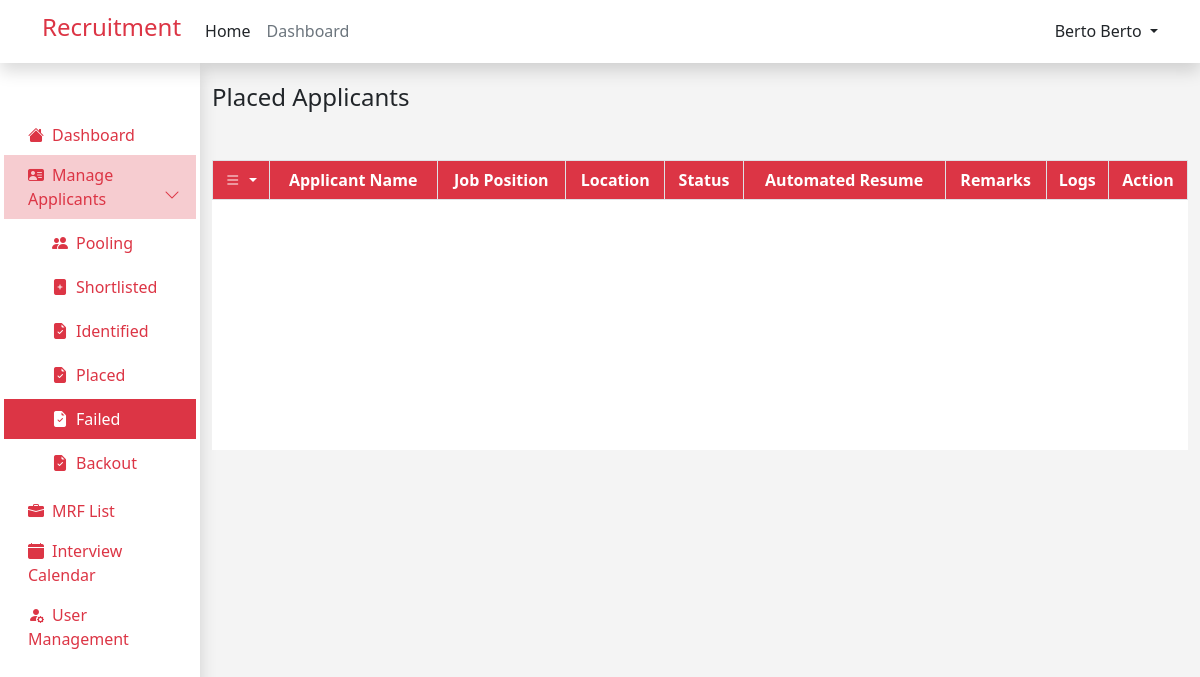
/admin/failed_applicant.php (signed in), run on an earlier commit of the app's database.
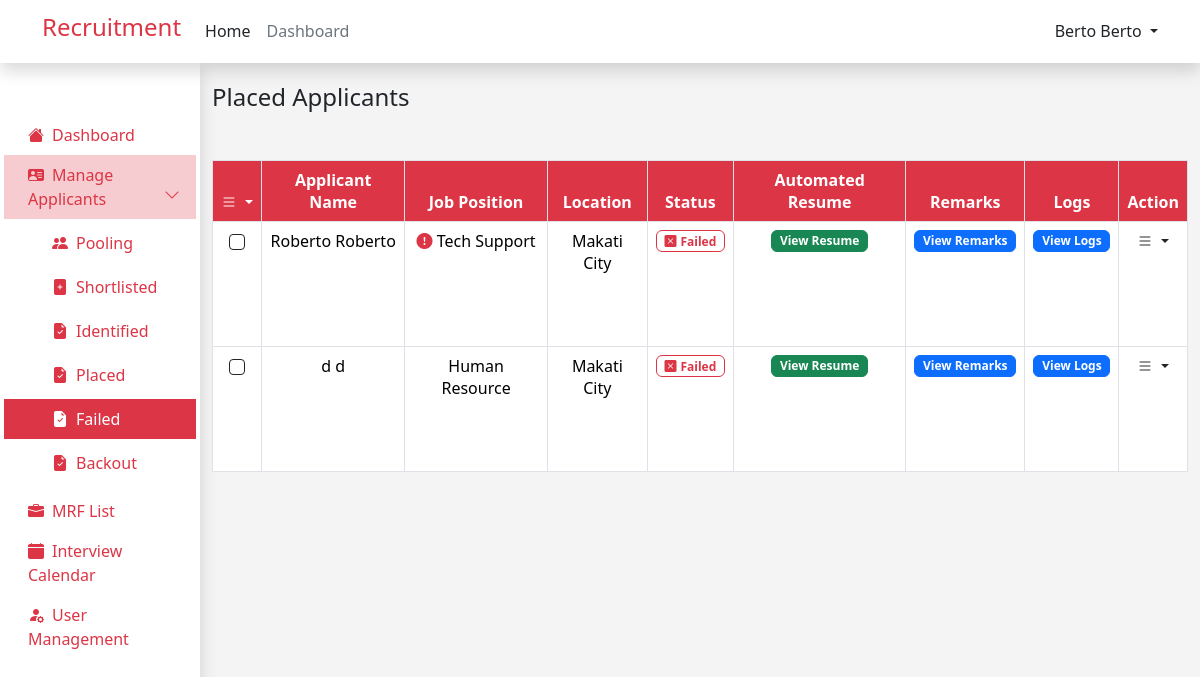
And on a later commit of the database.
### tables this page shows
CREATE TABLE `job_applicants` (
  `id` int(12) NOT NULL,
  `user_id` int(12) NOT NULL,
  `job_id` int(12) NOT NULL,
  `application_status` varchar(255) NOT NULL,
  `interview_date` datetime DEFAULT NULL,
  `remark` text NOT NULL,
  `log` text NOT NULL
);

CREATE TABLE `user` (
  `id` int(11) NOT NULL,
  `first_name` varchar(255) NOT NULL,
  `last_name` varchar(255) NOT NULL,
  `email` varchar(255) NOT NULL,
  `password` varchar(255) NOT NULL,
  `role` varchar(255) NOT NULL,
  `resume` varchar(255) NOT NULL,
  `branch` varchar(255) NOT NULL
);

CREATE TABLE `jobs` (
  `id` int(12) NOT NULL,
  `job_name` varchar(255) NOT NULL,
  `number_required` int(12) NOT NULL,
  `job_type` varchar(255) NOT NULL,
  `shift_and_schedule` varchar(255) NOT NULL,
  `location` varchar(255) NOT NULL,
  `job_description` text NOT NULL,
  `qualification` text NOT NULL,
  `priority` varchar(255) NOT NULL,
  `industry` varchar(255) NOT NULL,
  `created_at` timestamp NOT NULL DEFAULT current_timestamp() ON UPDATE current_timestamp()
);

### components/applicants_table.php (the view, shortened to what this page needs)
<link rel="stylesheet" href="https://cdn.datatables.net/2.0.3/css/dataTables.dataTables.min.css">
<tbody style="height: 250px;">
    <?php
    while ($row = mysqli_fetch_assoc($result)) {
        ?>
        <tr>
            <td class="text-center">
                <div class="form-check d-flex justify-content-center ">
                    <input class="form-check-input  border border-1 border-dark" type="checkbox" name="checkbox_value[]"
                        value="<?php echo $row['id']; ?>">
                </div>
            </td>
            <td>
                <?php echo $row['first_name'] . ' ' . $row['first_name']; ?>
            </td>
            <td>
                <?php
                if ($row['application_status'] == 'Pooling') {
                    ?>
                    <button type="button" class="btn btn-primary badge" data-bs-toggle="modal"
                        data-bs-target="#viewMRFModal<?php echo $row['id']; ?>">
                        View MRF List
                    </button>
                    <?php
                } else {
                    if ($row['priority'] == 'Urgent Hiring') {
                        ?>
                        <i class="bi bi-exclamation-circle-fill text-danger"></i>
                        <?php
                    }
                    echo $row['job_name'];
                }
                ?>
            </td>
            <td>
                <?php
                if ($row['application_status'] !== 'Pooling') {
                    echo $row['location'];
                }
                ?>
            </td>
            <td>
                <?php
                $status = $row['application_status'];
                switch ($status) {
                        ?>
                        <?php
                    case 'Failed':
                        ?>
                        <span class=" badge badge border border-danger text-danger ">
                            <i class="bi bi-x-square-fill me-1"></i>Failed
                        </span>
                        <?php
                        break;
                        ?>
                        <?php
                }
                ?>
            </td>
            <td>
                <button type="button" class="btn btn-success badge " data-bs-toggle="modal"
                    data-bs-target="#viewResumeModal<?php echo $row['id']; ?>">
                    View Resume
                </button>
            </td>
            <td>
                <button type="button" class="btn btn-primary badge " data-bs-toggle="modal"
                    data-bs-target="#viewRemarksModal<?php echo $row['id']; ?>">
                    View Remarks
                </button>
            </td>
            <td>
                <button type="button" class="btn btn-primary badge " data-bs-toggle="modal"
                    data-bs-target="#viewLogsModal<?php echo $row['id']; ?>">
                    View Logs
                </button>
            </td>
            <td>
                <div class="dropdown">
                    <a href="#" class="link-danger text-decoration-none dropdown-toggle text-dark" id="dropdownUser2"
                        data-bs-toggle="dropdown" aria-expanded="false">
                        <i class="bi bi-list"></i>
                    </a>
                </div>
            </td>
        </tr>
        <?php
    }
    ?>
</tbody>

What changed in the data, as far as the page shows it:
now on this page (row edited): job_applicants: user.first_name "Roberto", job.job_name "Tech Support", job.location "Makati City", application_status "Failed" (drawn)
now on this page (row edited): job_applicants: user.first_name "d", job.job_name "Human Resource", job.location "Makati City", application_status "Failed" (drawn)
